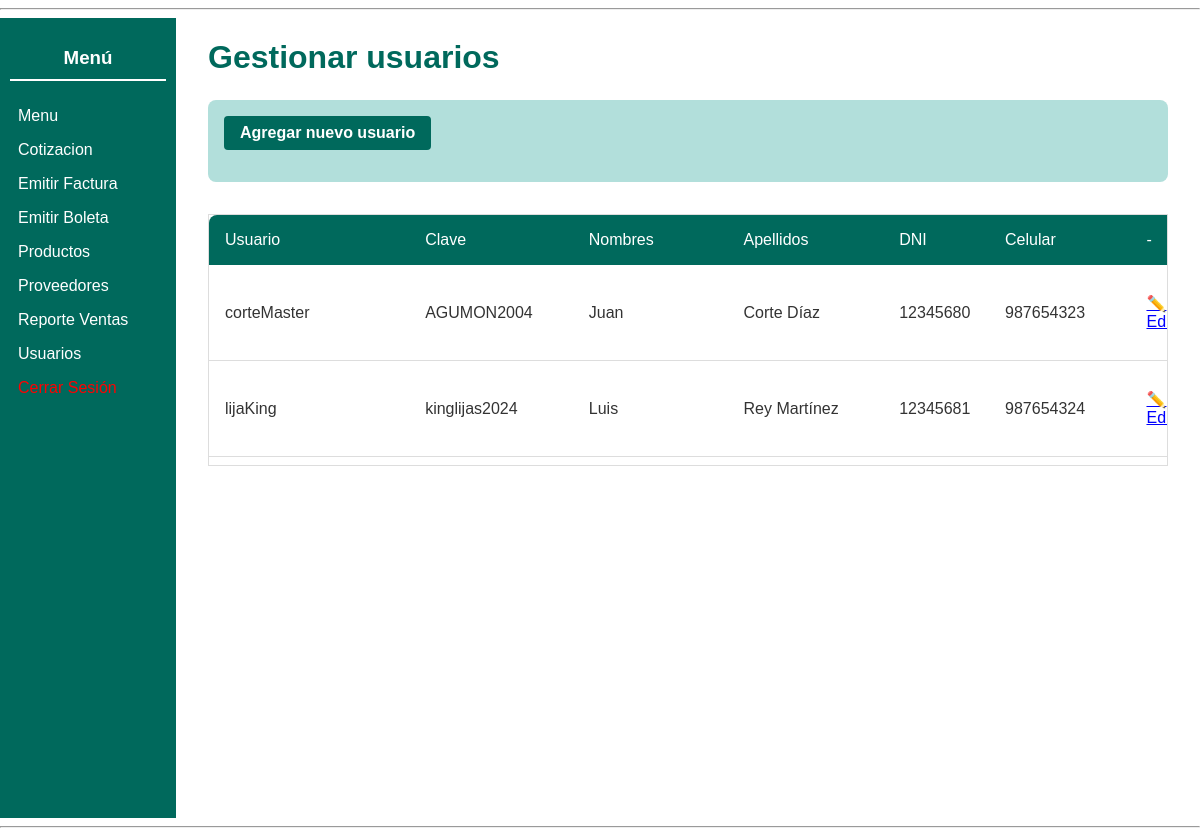
The app's page /moduloSeguridad/indexGestionarUsuarios.php (signed in) with its own data.
### tables this page shows
CREATE TABLE `usuario` (
  `UsuarioID` int NOT NULL,
  `NombreUsuario` varchar(255) NOT NULL,
  `Contraseña` varchar(255) NOT NULL,
  `Nombres` varchar(100) DEFAULT NULL,
  `Apellidos` varchar(100) DEFAULT NULL,
  `Telefono` varchar(15) DEFAULT NULL,
  `Email` varchar(255) DEFAULT NULL,
  `DNI` varchar(15) DEFAULT NULL,
  `RespuestaSecreta` varchar(255) DEFAULT NULL,
  `FechaCreacion` date NOT NULL,
  `EstadoUsuario` int NOT NULL,
  `RolID` int NOT NULL
);

### moduloSeguridad/indexGestionarUsuarios.php (called while the page is built, shortened)
<?php
include_once($_SERVER['DOCUMENT_ROOT'] . '/moduloSeguridad/panelGestionarUsuarios.php');
include_once($_SERVER['DOCUMENT_ROOT'] . '/modelo/usuario.php');
$nombreUsuario = $_SESSION['login'];
$usuarioObj = new Usuario();
$usuarios = $usuarioObj->getUsuarios($nombreUsuario);
$panelUsuariosObject = new panelGestionarUsuarios();
$panelUsuariosObject->panelGestionarUsuariosShow($usuarios);

### modelo/usuario.php (called while the page is built, shortened)
<?php
class Usuario extends conexion
{
    public function getUsuarios($nombreUsuario)
    {
        $sql = "
        SELECT
            u.UsuarioID,
            u.NombreUsuario,
            u.Contraseña,
            u.Nombres,
            u.Apellidos,
            u.Telefono,
            u.Email,
            u.DNI,
            u.RespuestaSecreta,
            u.RolID
        FROM usuario u
        WHERE estadousuario = 1
          AND u.NombreUsuario != ?
    ";
        $conexion = Conexion::conectarBD();
        $stmt = $conexion->prepare($sql);
        $stmt->bind_param("s", $nombreUsuario);
        $stmt->execute();
        $resultado = $stmt->get_result();
        $usuarios = array();
        while ($fila = $resultado->fetch_assoc()) {
            $usuarios[] = $fila;
        }
        return $usuarios;
    }
}

### moduloSeguridad/panelGestionarUsuarios.php (the view, shortened to what this page needs)
<?php
include_once($_SERVER['DOCUMENT_ROOT'] . '/shared/pantalla.php');
class panelGestionarUsuarios extends pantalla
{
  public function panelGestionarUsuariosShow($usuarios = null)
  {
?>
    <div style="display: flex; height: 100vh;">
      <main style="padding: 0 2rem;">
        <h1 style="color: #00695c;">Gestionar usuarios</h1>
        <div class="filters-container">
          <a href="/moduloSeguridad/indexAgregarUsuario.php" class="btn" style="margin-bottom: 1rem;">Agregar nuevo usuario</a>
        </div>
        <div class="table-cotizaciones">
          <table id="cotaizaciones-table">
            <thead>
              <tr>
                <th>Usuario</th>
                <th>Clave</th>
                <th>Nombres</th>
                <th>Apellidos</th>
                <th>DNI</th>
                <th>Celular</th>
                <th>-</th>
              </tr>
            </thead>
            <tbody>
              <?php if ($usuarios !== null) : ?>
                <?php foreach ($usuarios as $usuario) : ?>
                  <tr>
                    <td><?= $usuario['NombreUsuario']; ?></td>
                    <td><?= $usuario['Contraseña']; ?></td>
                    <td><?= $usuario['Nombres']; ?></td>
                    <td><?= $usuario['Apellidos']; ?></td>
                    <td><?= $usuario['DNI']; ?></td>
                    <td><?= $usuario['Telefono']; ?></td>
                    <td>
                      <a href="/moduloSeguridad/indexEditarUsuario.php?<?= http_build_query([
                                                                          'usuarioid' => trim($usuario['UsuarioID']),
                                                                          'nombreusuario' => trim($usuario['NombreUsuario']),
                                                                          'contrasena' => trim($usuario['Contraseña']),
                                                                          'nombres' => trim($usuario['Nombres']),
                                                                          'apellidos' => trim($usuario['Apellidos']),
                                                                          'telefono' => trim($usuario['Telefono']),
                                                                          'email' => trim($usuario['Email']),
                                                                          'dni' => trim($usuario['DNI']),
                                                                          'respuestasecreta' => trim($usuario['RespuestaSecreta']),
                                                                          'rolid' => trim($usuario['RolID'])
                                                                        ]) ?>" style="color: blue; text-decoration: underline;">
                        ✏️ Editar
                      </a>
                    </td>
                  </tr>
                <?php endforeach; ?>
              <?php else : ?>
                <tr>
                  <td colspan="8">No se encontraron solicitudes.</td>
                </tr>
              <?php endif; ?>
            </tbody>
          </table>
        </div>
      </main>
    </div>
<?php
  }
}

### assets/styles.css (style rules this page uses)
body { font-family: Arial, sans-serif; margin: 0; padding: 0; color: #333; }
main { padding: 2rem; width: 80%; max-width: 1200px; margin: 0 auto; }
main h1 { color: #00695c; margin-bottom: 1.5rem; font-size: 2rem; }
.filters-container { background: #b2dfdb; border-radius: 8px; padding: 1rem; margin-bottom: 2rem; }
.btn, .btn:link, .btn:visited { display: inline-block; background: #00695c; color: #fff; border: none; padding: 0.5rem 1rem; border-radius: 4px; cursor: pointer; font-weight: bold; transition: background 0.3s; text-decoration: none; }
.table-cotizaciones { margin-top: 2rem; overflow-x: auto; }
.table-cotizaciones table { width: 100%; border-collapse: collapse; background: #fff; border-radius: 8px; overflow: hidden; }
.table-cotizaciones thead { background: #00695c; color: #fff; }
.table-cotizaciones thead th { padding: 1rem; text-align: left; font-weight: normal; }
.table-cotizaciones tbody td { padding: 1rem; border-bottom: 1px solid #ddd; }
.btn { display: inline-flex; align-items: center; justify-content: center; color: #fff; font-size: 16px; font-weight: bold; padding: 10px 10px; border: none; border-radius: 5px; cursor: pointer; }
.table-cotizaciones { border: 1px solid #ddd; max-height: 250px; overflow-x: auto; }

### records on screen
usuario: NombreUsuario "corteMaster", Contraseña "AGUMON2004", Nombres "Juan", Apellidos "Corte Díaz", DNI "12345680", Telefono "987654323"
usuario: NombreUsuario "lijaKing", Contraseña "kinglijas2024", Nombres "Luis", Apellidos "Rey Martínez", DNI "12345681", Telefono "987654324"
